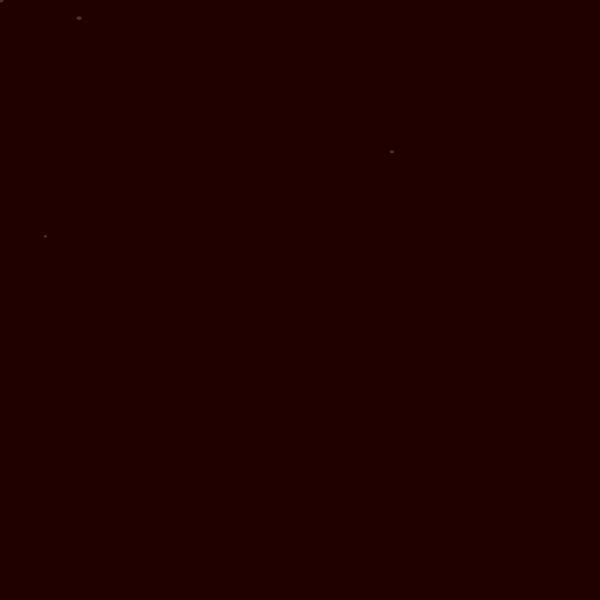
Frame 1 (no input)
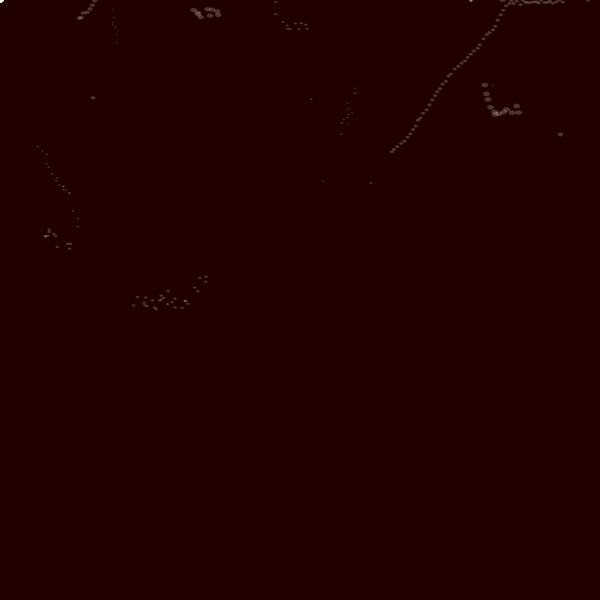
Frame 60 (the mouse pressed at the canvas centre just before this capture)
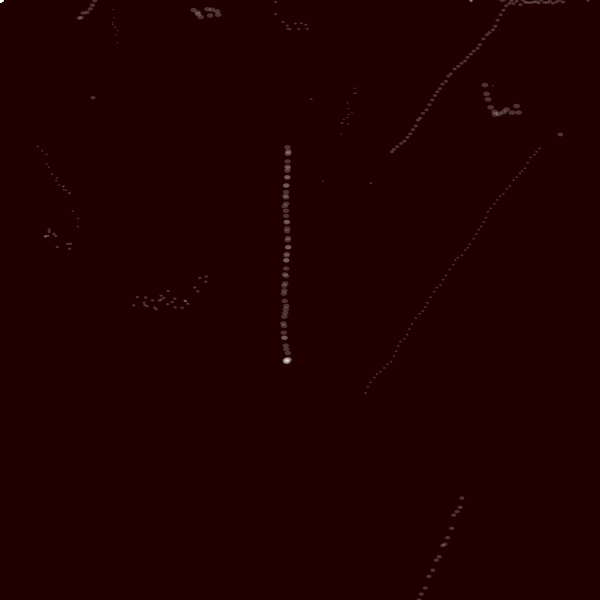
Frame 120 (the mouse held since frame 60 and released just before this capture)

The Processing sketch that drew these frames (run headless with seeded random() and noise(); from frame 60 on, the mouse is pressed at the canvas centre):

// Processing sketch: processing_3355
// ── processing_3355.pde

Pincel[] p; 
 
void setup(){ 
  size(600,600); 
  smooth(); 
  background(#210000);
  frameRate(35);
 
  p = new Pincel[100]; 
  for(int i = 0; i < 100; i++){ 
    p[i] = new Pincel(); 
  } 
} 
 
 
void draw(){ 
  for(int i = 0; i < 50 ; i++){//empieza con 50 
    p[i].dibuja(); 
  } 
} 
 
class Pincel{ 
  float x, y; 
  float diam; 
  color col; 
  int edad, edadMax; 
 
  Pincel(){ 
    x = random(width); 
    y = random(height); 
    diam = random(1,5); 
    col = color(255, 50);
    edad = 1; 
    edadMax = round(random(100, 300)); 
  } 
 
  void dibuja(){ 
    calc(); 
    noStroke(); 
    fill(col); 
    translate(x,y);
  rotate(PI);
 //se define como se comportan las elipses

    ellipse(x,y, diam*1.5, diam); 
  } 
 
 
  void calc(){ 
   
    x +=(random(2,4)); 
    y += (random(-6, -2)); //los valores negativos permiten que avancen hacia arriba
 
    x = x % width; 
    y = y % height; 
 
    if (x < 0) x *= -1; 
    if (y < 0) y *= -1; 

 
    edad ++; 
 
    if(edad >= edadMax) new Pincel(); 
  } 
} 
 
 void mousePressed () { 
setup();//al presionar el mouse se reinicia el sketch
}
